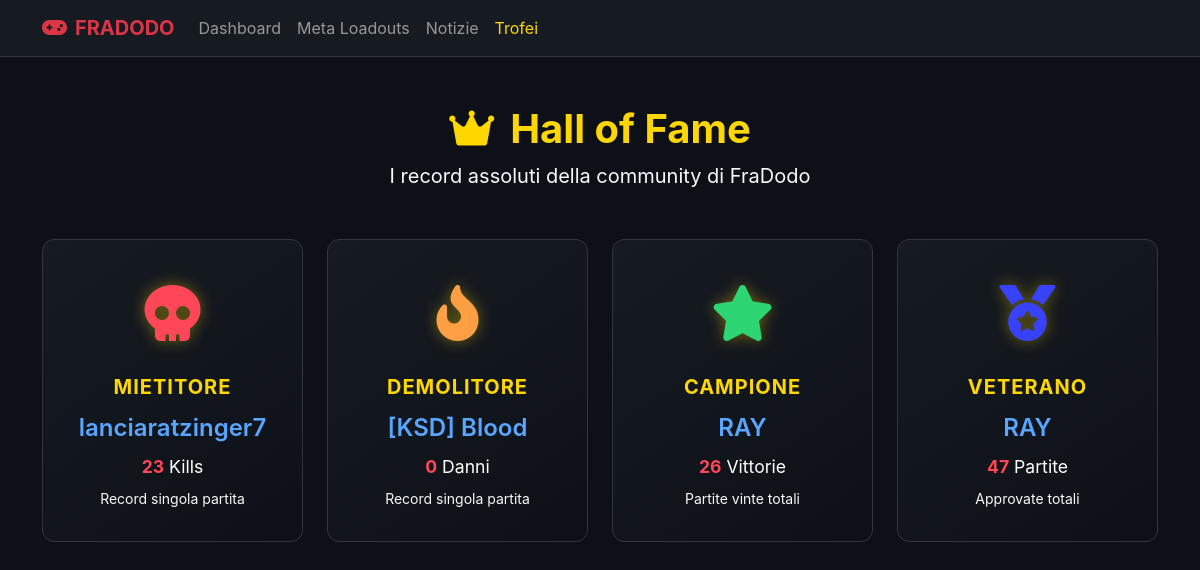
Page /trofei on the earlier database version.
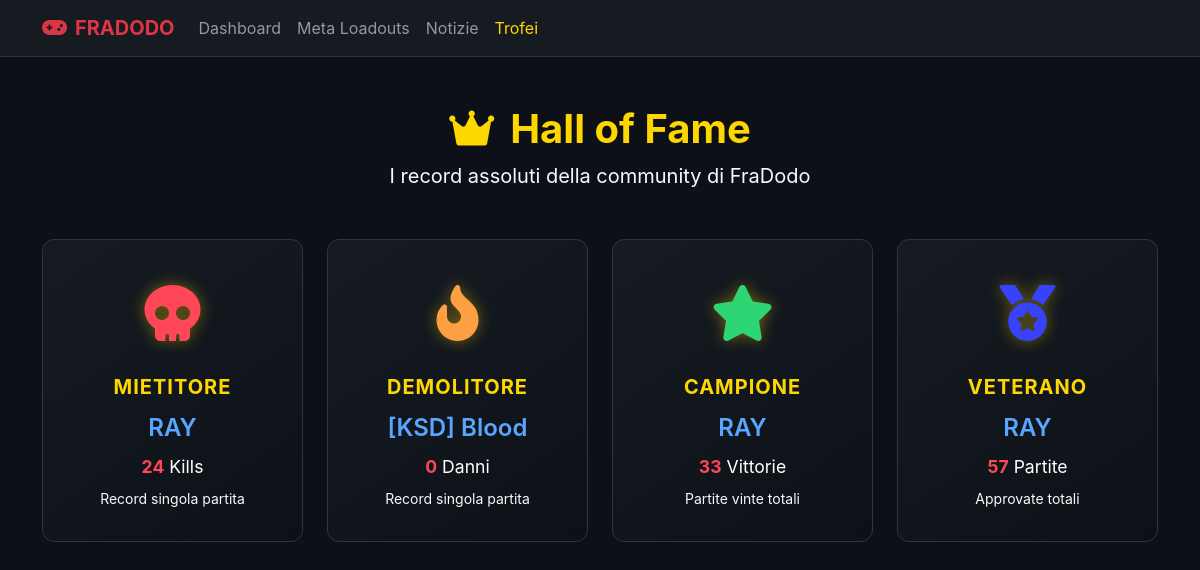
Same page on the later database version.
### tables this page shows
CREATE TABLE players (
            discord_id TEXT PRIMARY KEY,
            activision_id TEXT NOT NULL,
            points INTEGER DEFAULT 0,
            matches_played INTEGER DEFAULT 0,
            total_kills INTEGER DEFAULT 0,
            total_damage INTEGER DEFAULT 0,
            wins INTEGER DEFAULT 0
        , contest_points REAL DEFAULT 0);

### web/app.py (the view)
@app.get("/trofei", response_class=HTMLResponse)
async def trofei(request: Request):
    hof_data = database.get_hall_of_fame()
    return templates.TemplateResponse(request=request, name="trofei.html", context={"hof": hof_data})

### web/templates/trofei.html (shortened to what the changed rows need)
<!DOCTYPE html>
<html lang="it">
<head>
    <link href="https://cdn.jsdelivr.net/npm/bootstrap@5.3.0/dist/css/bootstrap.min.css" rel="stylesheet">
    <link rel="stylesheet" href="https://cdn.jsdelivr.net/npm/bootstrap-icons@1.11.1/font/bootstrap-icons.css">
    <link href="https://cdnjs.cloudflare.com/ajax/libs/font-awesome/6.0.0/css/all.min.css" rel="stylesheet">
</head>
<body>
    <div class="container mb-5">
        <div class="text-center mb-5">
            <h1 class="fw-bold" style="color: #ffd700;"><i class="fa-solid fa-crown me-3"></i>Hall of Fame</h1>
        </div>
        {% if hof %}
        <div class="row g-4 justify-content-center">
            {% if hof.top_killer %}
            <div class="col-md-6 col-lg-3">
                <div class="trophy-card">
                    <div class="trophy-icon" style="color: #ff4757;"><i class="fa-solid fa-skull"></i></div>
                    <div class="trophy-title">{{ hof.top_killer.title }}</div>
                    <div class="player-name">{{ hof.top_killer.name }}</div>
                    <div class="record-value"><span class="highlight">{{ hof.top_killer.value }}</span> Kills</div>
                    <div class="text-light small mt-2">Record singola partita</div>
                </div>
            </div>
            {% endif %}
            {% if hof.top_score %}
            <div class="col-md-6 col-lg-3">
                <div class="trophy-card">
                    <div class="trophy-icon" style="color: #2ed573;"><i class="fa-solid fa-star"></i></div>
                    <div class="trophy-title">{{ hof.top_score.title }}</div>
                    <div class="player-name">{{ hof.top_score.name }}</div>
                    <div class="record-value"><span class="highlight">{{ hof.top_score.value }}</span> Vittorie</div>
                    <div class="text-light small mt-2">Partite vinte totali</div>
                </div>
            </div>
            {% endif %}
            {% if hof.most_dedicated %}
            <div class="col-md-6 col-lg-3">
                <div class="trophy-card">
                    <div class="trophy-icon" style="color: #3742fa;"><i class="fa-solid fa-medal"></i></div>
                    <div class="trophy-title">{{ hof.most_dedicated.title }}</div>
                    <div class="player-name">{{ hof.most_dedicated.name }}</div>
                    <div class="record-value"><span class="highlight">{{ hof.most_dedicated.value }}</span> Partite</div>
                    <div class="text-light small mt-2">Approvate totali</div>
                </div>
            </div>
            {% endif %}
        </div>
        {% else %}
        <div class="empty-state">
            <i class="fa-solid fa-ghost fs-1 mb-3"></i>
            <h3>Nessun record ancora registrato!</h3>
            <p>Le statistiche verranno aggiornate man mano che le partite vengono approvate.</p>
        </div>
        {% endif %}
    </div>
</body>
</html>

Differences in the rows shown:
no longer on this page (row edited): players: top_killer.name "lanciaratzinger7"
Other differences:
{{ hof.top_killer.name }}: "lanciaratzinger7" → "RAY"
{{ hof.top_killer.value }}: "23" → "24"
{{ hof.top_score.value }}: "26" → "33"
{{ hof.most_dedicated.value }}: "47" → "57"
